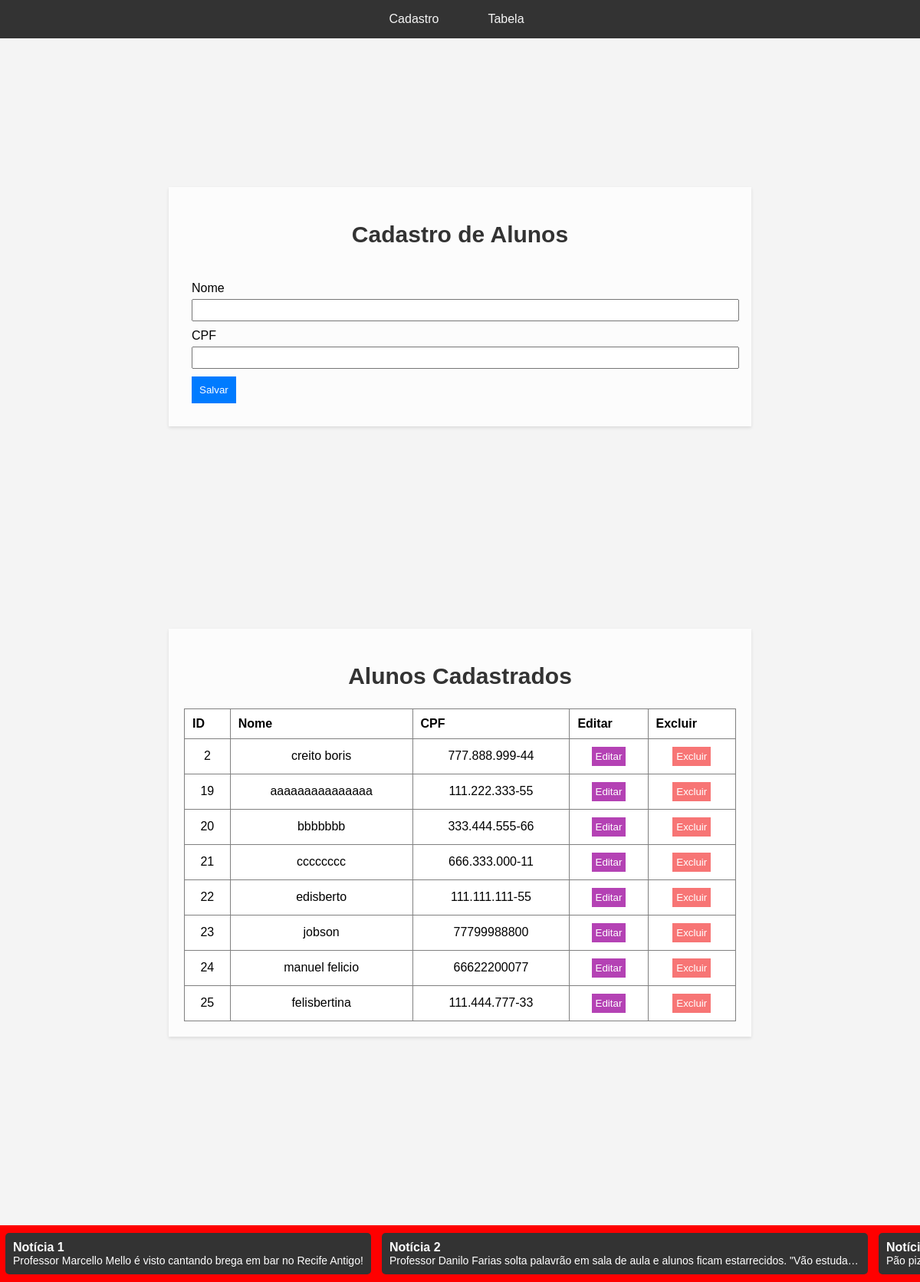
Before: / with the older database file.
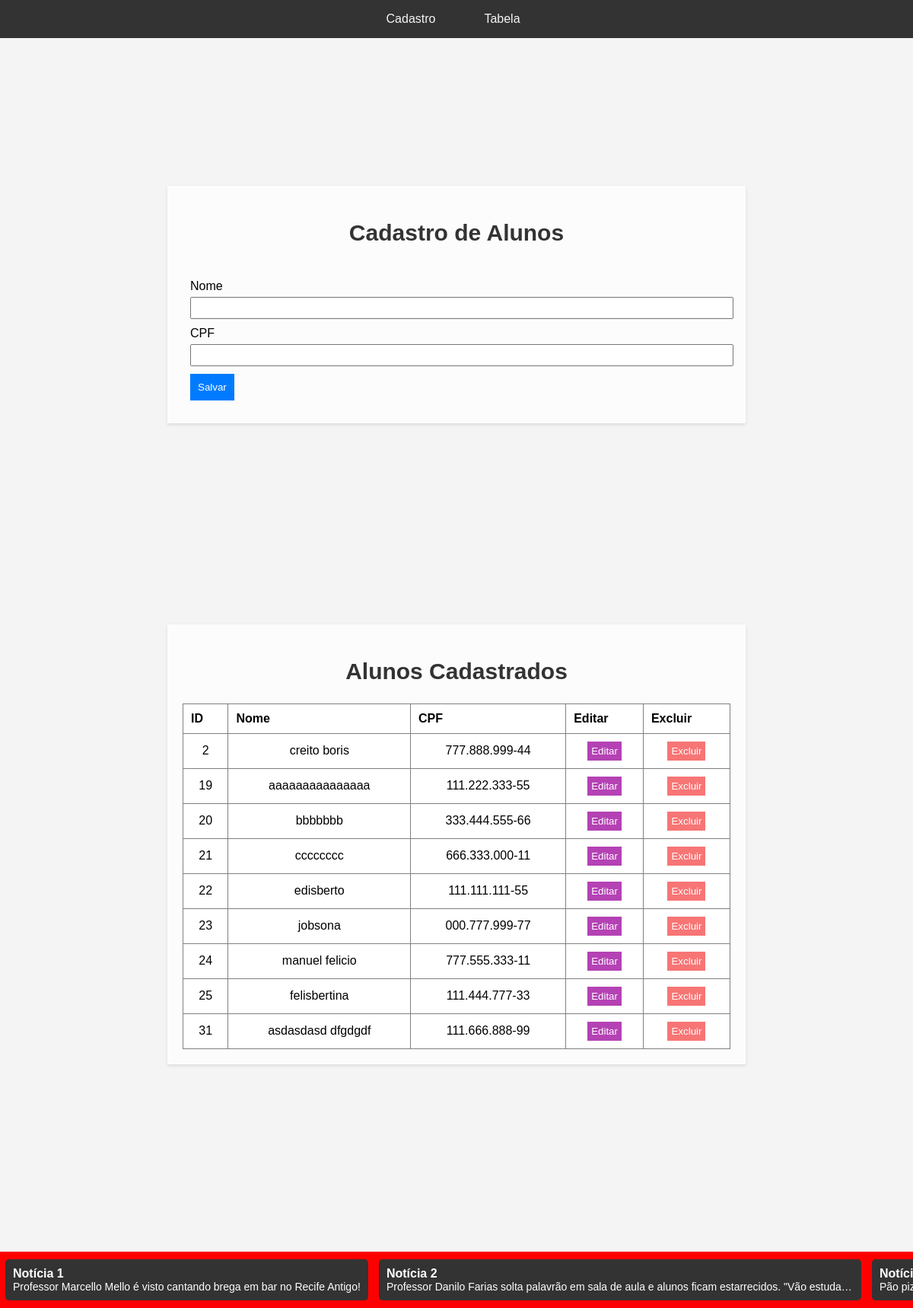
After: the same page with the newer database file.
### tables this page shows
CREATE TABLE users (
            id INTEGER PRIMARY KEY AUTOINCREMENT,
            name TEXT,
            cpf TEXT
        );

### app.py (the view)
@app.route('/')
def index():
    try:
        create_table()
        with sqlite3.connect(DB_NAME) as conn:
            cursor = conn.cursor()
            cursor.execute('SELECT * FROM users')
            users = cursor.fetchall()
        return render_template('index.html', users=users)
    except Exception as e:
        msg = f"Error fetching data from the database: {str(e)}"
        print(msg)
        return render_template('index.html', msg=msg, users=[])

### app.py (called while the page is built)
def create_table():
    conn = sqlite3.connect(DB_NAME)
    cursor = conn.cursor()
    cursor.execute('''
        CREATE TABLE IF NOT EXISTS users (
            id INTEGER PRIMARY KEY AUTOINCREMENT,
            name TEXT,
            cpf TEXT
        )
    ''')
    conn.commit()
    conn.close()

### templates/index.html (shortened to what this page needs)
<!DOCTYPE html>
<html lang="en">
<head>
    <link rel="stylesheet" href="../static/css/style.css">
</head>
<body>
    <header>
        <a href="#cadastro">Cadastro</a>
        <a href="#tabela">Tabela</a>
    </header>
    <section id="cadastro">
        <div class="container">
            <h1>Cadastro de Alunos</h1>
            <div class="form-container">
                <form id="formAluno" action="/add_user" method="post">
                    <label for="nome">Nome</label>
                    <input type="text" id="nome" name="name" required>
                    <label for="cpf">CPF</label>
                    <input type="text" id="cpf" name="cpf" required>
                    <button type="submit" id="salvarBtn">Salvar</button>
                </form>
            </div>
        </div>
    </section>
    <section id="tabela">
        <div class="container">
            <h1>Alunos Cadastrados</h1>
            <div>
                {% if users %}
                    <table border="1" id="listaAlunos">
                        <thead>
                            <tr>
                                <th>ID</th>
                                <th>Nome</th>
                                <th>CPF</th>
                                <th>Editar</th>
                                <th>Excluir</th>
                            </tr>
                        </thead>
                        <tbody>
                            {% for user in users %}
                                <tr>
                                    <td>{{ user[0] }}</td>
                                    <td>{{ user[1] }}</td>
                                    <td>{{ user[2] }}</td>
                                    <td>
                                        <button class="update-btn table-button" onclick="toggleUpdateForm('{{ user[0] }}')">Editar</button>
                                    </td>
                                    <td>
                                        <div>
                                            <form action="{{ url_for('delete_user', user_id=user[0]) }}" method="post">
                                                <button class="delete-btn table-button" data-user-id="{{ user[0] }}" data-index="{{ loop.index0 }}">Excluir</button>
                                            </form>
                                        </div>
                                    </td>
                                </tr>
                            {% endfor %}
                        </tbody>
                    </table>
                {% else %}
                    <p>No users found.</p>
                {% endif %}
            </div>
        </div>
    </section>
    <div class="noticias-container">
        <div class="noticias-content">
            <div class="noticia">
                <h3>Notícia 1</h3>
                <p>Professor Marcello Mello é visto cantando brega em bar no Recife Antigo!</p>
            </div>
            <div class="noticia">
                <h3>Notícia 2</h3>
                <p> Professor Danilo Farias solta palavrão em sala de aula e alunos ficam estarrecidos. "Vão estudar seus porra!"</p>
            </div>
            <div class="noticia">
                <h3>Notícia 3</h3>
                <p>Pão pizza da lanchonete do Senac tem mais massa do que carro batido.</p>
            </div>
        </div>
    </div>
</body>
</html>

### static/css/style.css (style rules this page uses)
html { scroll-behavior: smooth; }
body { background-image: url(https://faculdadesenacpe.edu.br/v19/wp-content/uploads/2020/11/Vestibular-Faculdade-Senac-2021_2.jpg); background-size: cover; background-attachment: fixed; font-family: Arial, sans-serif; margin: 0; padding: 0; background-color: #f4f4f4; }
header { background-color: rgb(51, 51, 51); width: 100%; height: 50px; display: flex; align-items: center; justify-content: center; position: fixed; }
header a { display: flex; align-items: center; justify-content: center; background-color: rgb(51, 51, 51); width: 100px; height: 100%; margin: 0 10px 0 10px; cursor: pointer; text-decoration: none; color: whitesmoke; }
section { display: flex; flex-direction: column; align-items: center; justify-content: center; }
#cadastro { height: 100vh; }
#tabela { height: 100%; margin: 0 0 300px 0; }
h1 { color:rgb(51, 51, 51); text-align: center; font-size: 30px; }
.container { display: flex; justify-content: space-between; flex-direction: column; padding: 20px; background-color: #ffffffbd; box-shadow: 0 2px 4px rgba(0, 0, 0, 0.1); margin: 20px auto; width: 60%; }
.form-container { flex: 1; padding: 10px; }
label { display: block; margin-top: 10px; }
input { width: 100%; padding: 5px; margin-top: 5px; }
button { padding: 10px; margin-top: 10px; background-color: #007bff; color: #fff; border: none; cursor: pointer; }
.noticias-container { background-color: #ff0000; color: #fff; padding: 10px 0; position: fixed; bottom: 0; left: 0; width: 100%; overflow: hidden; white-space: nowrap; }
.noticias-content { display: flex; width: calc(100% + 3rem); animation: noticiasScroll 30s linear infinite; }
.noticia { margin: 0 0.44rem; padding: 10px; background-color: #333; border-radius: 5px; width: calc(50.33% - 0.88rem); animation: noticiasScroll 30s linear infinite; }
.noticia h3 { font-size: 16px; margin: 0; padding: 0; white-space: nowrap; overflow: hidden; text-overflow: ellipsis; }
.noticia p { font-size: 14px; margin: 0; padding: 0; white-space: nowrap; overflow: hidden; text-overflow: ellipsis; }
table { width: 100%; border-collapse: collapse; background-color: white; }
th, td { padding: 10px; text-align: left; }
tr { margin-bottom: 5px; }
td { text-align: center; }
.update-btn, .delete-btn { padding: 5px; cursor: pointer; }
.update-btn { background-color: lightblue; }
.delete-btn { background-color: lightcoral; }
.update-btn { background-color: rgb(180, 66, 180); }
.delete-btn { background-color: rgb(247, 117, 117); }
.table-button { margin: 0; }

Changed rows visible on the page:
changed users id 23: name "jobson" → "jobsona"; cpf "77799988800" → "000.777.999-77"
changed users "manuel felicio": cpf "66622200077" → "777.555.333-11"
added users: id "31", name "asdasdasd dfgdgdf", cpf "111.666.888-99"
